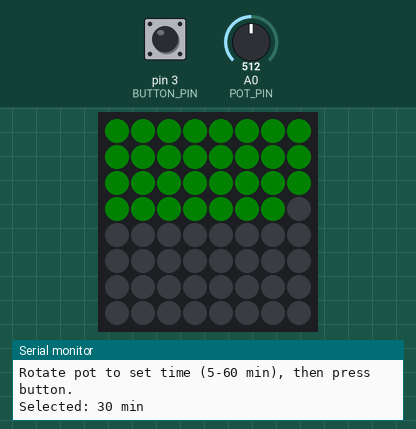
Simulated run of this sketch. Board: Arduino Uno, built with avr-gcc and run on an emulated ATmega328P. Parts: 8×8 RGB LED matrix (first LED top left, wired row by row), the last lines printed to the serial monitor. The test bench sets the inputs (shaded band); at power-on: pin 3 (BUTTON_PIN) HIGH, A0 (POT_PIN) = 512. Dim RGB values are drawn brighter than linear.

Above: at 3.3 s.
3.4 s: pin 3 (BUTTON_PIN) pulled LOW for 0.15 s
At 4.6 s:
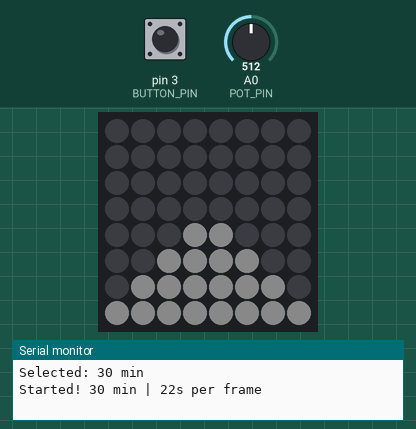
5.0 s: pin 3 (BUTTON_PIN) pulled LOW for 1 s
At 6.0 s:
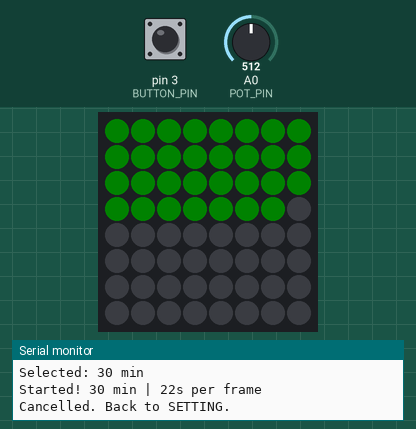
7.5 s: A0 (POT_PIN) set to 1023
At 8.7 s:
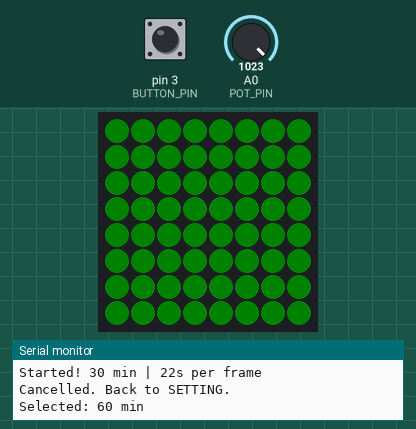
9.0 s: A0 (POT_PIN) set to 900
At 9.4 s:
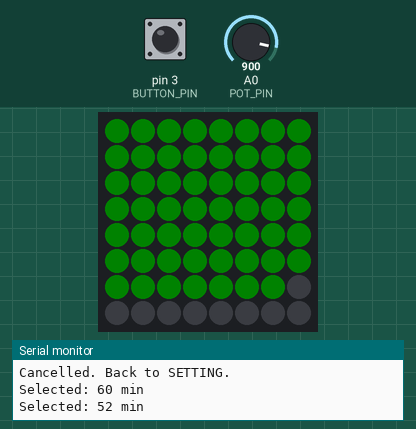
10.5 s: A0 (POT_PIN) set to 716
At 11.3 s:
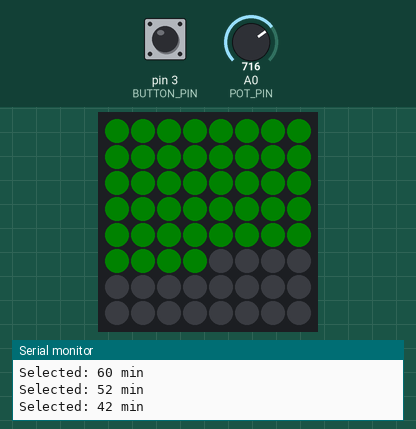
12.0 s: pin 3 (BUTTON_PIN) pulled LOW for 3.2 s
At 12.6 s:
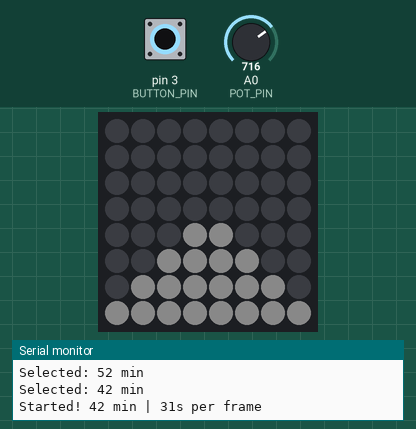
Timing chart, 0 to 15.0 s (numbered marks = the images above; inputs shaded):
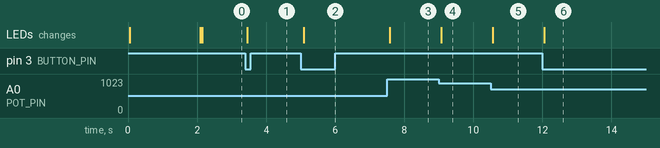

Measured:
- after the input at 3.4 s, the LEDs: change after 0.06 s (image 1)
- after the input at 5.0 s, the LEDs: change after 0.09 s (image 2)
- after the input at 7.5 s, the LEDs: change after 0.08 s (image 3)
- after the input at 9.0 s, the LEDs: change after 0.07 s (image 4)
- after the input at 10.5 s, the LEDs: change after 0.06 s (image 5)
- after the input at 12.0 s, the LEDs: change after 0.06 s (image 6)

The sketch:

pomodoro_matrix.ino
```cpp
// ================================================================
//  POMODORO MATRIX TIMER  –  NeoPixel / FastLED_NeoMatrix edition
//  Hardware : Arduino Uno/Nano
//             Adafruit NeoMatrix 8×8 (WS2812 / NeoPixel)
//             Potentiometer on A0
//             Momentary push-button on D3 (active LOW, uses pullup)
//
//  Libraries required (install via Library Manager):
//    • FastLED
//    • FastLED_NeoMatrix
//    • Adafruit GFX Library
//
//  HOW IT WORKS:
//    SETTING  – Rotate pot to pick 5–60 min.
//               Matrix shows a green fill bar (more = more time).
//               Press button to lock time in and start.
//    RUNNING  – Steps through 80 pixel-art frames, one per equal
//               slice of the total time you set.
//               e.g. 40 min ÷ 80 frames = 30 s per frame.
//               Press button at any time to cancel back to SETTING.
//    DONE     – Shows a "done" image. Press button to reset.
//
//  ADDING YOUR PIXEL ART:
//    1. Open https://xantorohara.github.io/led-editor/
//    2. Draw your 8×8 image, copy the uint64_t hex value shown.
//    3. Paste it into frames[] below.
//    4. Set a colour for that frame in frameColors[] using
//       matrix->Color(R, G, B) — handy COL_* constants are defined
//       near the top of the sketch.
//    Bit layout: MSB byte = row 0 (top), bit 7 = col 0 (left).
// ================================================================

#include <FastLED.h>
#include <FastLED_NeoMatrix.h>
#include <Adafruit_GFX.h>

// ----------------------------------------------------------------
//  PIN CONFIGURATION
// ----------------------------------------------------------------
#define MATRIX_PIN   8    // NeoMatrix data-in pin
#define BUTTON_PIN   3    // Digital – connect pin to GND via button
#define POT_PIN      A0   // Analog  – wiper of potentiometer

// ----------------------------------------------------------------
//  MATRIX SETUP
//  Adjust the layout flags to match how your matrix is wired.
//  Common alternatives for the 4th constructor argument:
//    NEO_MATRIX_BOTTOM + NEO_MATRIX_LEFT  + NEO_MATRIX_ROWS + NEO_MATRIX_ZIGZAG
//    NEO_MATRIX_TOP    + NEO_MATRIX_LEFT  + NEO_MATRIX_ROWS + NEO_MATRIX_PROGRESSIVE
// ----------------------------------------------------------------
#define MATRIX_W  8
#define MATRIX_H  8
#define NUMPIXELS (MATRIX_W * MATRIX_H)

CRGB leds[NUMPIXELS];

FastLED_NeoMatrix *matrix = new FastLED_NeoMatrix(
  leds, MATRIX_W, MATRIX_H,
  NEO_MATRIX_TOP    + NEO_MATRIX_LEFT +
  NEO_MATRIX_ROWS   + NEO_MATRIX_PROGRESSIVE + NEO_MATRIX_ZIGZAG
);

// ----------------------------------------------------------------
//  HANDY COLOUR CONSTANTS  (RGB565)
//  Use these directly in frameColors[] below.
// ----------------------------------------------------------------
#define COL_WHITE   0xFFFF
#define COL_RED     0xF800
#define COL_GREEN   0x07E0
#define COL_BLUE    0x001F
#define COL_YELLOW  0xFFE0
#define COL_ORANGE  0xFD00
#define COL_CYAN    0x07FF
#define COL_MAGENTA 0xF81F

// ----------------------------------------------------------------
//  TIMER PARAMETERS
// ----------------------------------------------------------------
#define NUM_IMAGES    80
#define MIN_MINUTES    1
#define MAX_MINUTES   60

// ----------------------------------------------------------------
//  PIXEL-ART FRAMES  (stored in flash via PROGMEM)
//
//  Replace each 0x0000000000000000 with your own uint64_t value
//  from the LED editor linked above.
// ----------------------------------------------------------------
const uint64_t frames[] PROGMEM = {
  0x00000000183c7eff,
  0x00000000183c7ef7,
  0x00000008183c7ef7,
  0x00000800183c7ef7,
  0x00080000183c7ef7,
  0x08000000183c7ef7,
  0x08000000183c7ee7,
  0x08000008183c7ee7,
  0x08000800183c7ee7,
  0x08080000183c7ee7,
  0x18000000183c7ee7,
  0x18000000183c7ee3,
  0x18000008183c7ee3,
  0x18000800183c7ee3,
  0x18080000183c7ee3,
  0x1c000000183c7ee3,
  0x1c000000183c7ec3,
  0x1c000010183c7ec3,
  0x1c001000183c7ec3,
  0x1c100000183c7ec3,
  0x1c100000183c7ec3,
  0x1c100000183c7ec1,
  0x1c100008183c7ec1,
  0x1c100800183c7ec1,
  0x1c180000183c7ec1,
  0x3c100000183c7ec1,
  0x3c100000183c7e81,
  0x3c100010183c7e81,
  0x3c101000183c7e81,
  0x3c180000183c7e81,
  0x3c180000183c7e80,
  0x3c180008183c7e80,
  0x3c180800183c7e80,
  0x3c1c0000183c7e80,
  0x3e180000183c7e80,
  0x3e180000183c7e00,
  0x3e180010183c7e00,
  0x3e181000183c7e00,
  0x3e380000183c7e00,
  0x7e180000183c7e00,
  0x7e180000183c7600,
  0x7e180008183c7600,
  0x7e180800183c7600,
  0x7e1c0000183c7600,
  0x7e1c0000183c6600,
  0x7e1c0010183c6600,
  0x7e1c1000183c6600,
  0x7e3c0000183c6600,
  0x7e3c0000183c6200,
  0x7e3c0008183c6200,
  0x7e3c0800183c6200,
  0x7e3c0800183c4200,
  0x7e3c0810183c4200,
  0x7e3c1800183c4200,
  0x7e3c1800183c0200,
  0x7e3c1810183c0200,
  0x7e3c3800183c0200,
  0x7e7c1800183c0200,
  0xfe3c1800183c0200,
  0xfe3c1800183c0000,
  0xfe3c1808183c0000,
  0xfe3c1c00183c0000,
  0xfe3e1800183c0000,
  0xff3c1800183c0000,
  0xff3c180018340000,
  0xff3c180818340000,
  0xff3c1c0018340000,
  0xff3e180018340000,
  0xff3e180018240000,
  0xff3e181018240000,
  0xff3e380018240000,
  0xff7e180018240000,
  0xff7e180018040000,
  0xff7e181018040000,
  0xff7e380018040000,
  0xff7e380018000000,
  0xff7e380818000000,
  0xff7e3c0018000000,
  0xff7e3c0010000000,
  0xff7e3c0810000000,
  0xff7e3c1800000000
};

#define NUM_IMAGES (sizeof(frames) / sizeof(frames[0]))
// ----------------------------------------------------------------
//  PER-FRAME COLOURS  (RGB565, one per frame)
//  Use the COL_* constants above, or any 16-bit RGB565 value.
// ----------------------------------------------------------------
const uint16_t frameColors[NUM_IMAGES] PROGMEM = {
  COL_WHITE, // frame  0  ← change to any COL_* constant
  COL_WHITE, // frame  1
  COL_WHITE, // frame  2
  COL_WHITE, // frame  3
  COL_WHITE, // frame  4
  COL_WHITE, // frame  5
  COL_WHITE, // frame  6
  COL_WHITE, // frame  7
  COL_WHITE, // frame  8
  COL_WHITE, // frame  9
  COL_WHITE, // frame 10
  COL_WHITE, // frame 11
  COL_WHITE, // frame 12
  COL_WHITE, // frame 13
  COL_WHITE, // frame 14
  COL_WHITE, // frame 15
  COL_WHITE, // frame 16
  COL_WHITE, // frame 17
  COL_WHITE, // frame 18
  COL_WHITE, // frame 19
  COL_WHITE, // frame 20
  COL_WHITE, // frame 21
  COL_WHITE, // frame 22
  COL_WHITE, // frame 23
  COL_WHITE, // frame 24
  COL_WHITE, // frame 25
  COL_WHITE, // frame 26
  COL_WHITE, // frame 27
  COL_WHITE, // frame 28
  COL_WHITE, // frame 29
  COL_WHITE, // frame 30
  COL_WHITE, // frame 31
  COL_WHITE, // frame 32
  COL_WHITE, // frame 33
  COL_WHITE, // frame 34
  COL_WHITE, // frame 35
  COL_WHITE, // frame 36
  COL_WHITE, // frame 37
  COL_WHITE, // frame 38
  COL_WHITE, // frame 39
  COL_WHITE, // frame 40
  COL_WHITE, // frame 41
  COL_WHITE, // frame 42
  COL_WHITE, // frame 43
  COL_WHITE, // frame 44
  COL_WHITE, // frame 45
  COL_WHITE, // frame 46
  COL_WHITE, // frame 47
  COL_WHITE, // frame 48
  COL_WHITE, // frame 49
  COL_WHITE, // frame 50
  COL_WHITE, // frame 51
  COL_WHITE, // frame 52
  COL_WHITE, // frame 53
  COL_WHITE, // frame 54
  COL_WHITE, // frame 55
  COL_WHITE, // frame 56
  COL_WHITE, // frame 57
  COL_WHITE, // frame 58
  COL_WHITE, // frame 59
  COL_WHITE, // frame 60
  COL_WHITE, // frame 61
  COL_WHITE, // frame 62
  COL_WHITE, // frame 63
  COL_WHITE, // frame 64
  COL_WHITE, // frame 65
  COL_WHITE, // frame 66
  COL_WHITE, // frame 67
  COL_WHITE, // frame 68
  COL_WHITE, // frame 69
  COL_WHITE, // frame 70
  COL_WHITE, // frame 71
  COL_WHITE, // frame 72
  COL_WHITE, // frame 73
  COL_WHITE, // frame 74
  COL_WHITE, // frame 75
  COL_WHITE, // frame 76
  COL_WHITE, // frame 77
  COL_WHITE, // frame 78
  COL_WHITE, // frame 79
};

// Shown when session finishes — simple checkmark, green.
// Replace the uint64_t with your own "done" art if preferred.
const uint64_t doneImage PROGMEM = 0x3048840201000000ULL;

// ----------------------------------------------------------------
//  STATE MACHINE
// ----------------------------------------------------------------
enum State { SETTING, RUNNING, STATE_DONE }; // NOTE: "DONE" is reserved by FastLED on AVR
State currentState = SETTING;

int           selectedMinutes = 25;
int           currentFrame    = 0;
unsigned long frameStartTime  = 0;
unsigned long frameDuration   = 0; // ms per frame

// ----------------------------------------------------------------
//  BUTTON  –  debounced, returns true exactly once per press
// ----------------------------------------------------------------
#define DEBOUNCE_MS 50

bool          rawButtonLast = HIGH;
bool          stableButton  = HIGH;
unsigned long debounceTimer = 0;

bool buttonJustPressed() {
  bool reading = digitalRead(BUTTON_PIN);
  if (reading != rawButtonLast) {
    debounceTimer = millis();
    rawButtonLast = reading;
  }
  if ((millis() - debounceTimer) > DEBOUNCE_MS) {
    if (reading != stableButton) {
      stableButton = reading;
      if (reading == LOW) return true;
    }
  }
  return false;
}

// ----------------------------------------------------------------
//  PROGMEM HELPERS
// ----------------------------------------------------------------
uint64_t getFrame(int i) {
  uint64_t v;
  memcpy_P(&v, &frames[i], sizeof(uint64_t));
  return v;
}

uint16_t getColor(int i) {
  uint16_t v;
  memcpy_P(&v, &frameColors[i], sizeof(uint16_t));
  return v;
}

uint64_t getDoneImage() {
  uint64_t v;
  memcpy_P(&v, &doneImage, sizeof(uint64_t));
  return v;
}

// ----------------------------------------------------------------
//  DRAWING HELPERS
// ----------------------------------------------------------------
// ----------------------------------------------------------------
//  TOMATO STARTUP SPRITE
//  0 = off, 1 = green, 2 = red
// ----------------------------------------------------------------
const uint8_t tomatoSprite[64] PROGMEM = {

  0,0,2,2,2,2,0,0,
  0,2,2,2,2,2,2,0,
  2,2,2,2,2,2,2,2,
  2,2,2,2,2,2,2,2,
  2,2,2,2,2,2,2,2,
  1,2,2,1,2,1,2,1,
  1,1,1,1,1,1,1,1,
  0,1,1,1,1,1,1,0
};

// ----------------------------------------------------------------
//  DRAW TOMATO
// ----------------------------------------------------------------
void drawTomato() {

  matrix->fillScreen(0);

  for(int y=0;y<8;y++){
    for(int x=0;x<8;x++){

      uint8_t p = pgm_read_byte(&tomatoSprite[y*8+x]);

      if(p==1)
        matrix->drawPixel(x,y,matrix->Color(0,255,0));

      if(p==2)
        matrix->drawPixel(x,y,matrix->Color(255,0,0));
    }
  }

  matrix->show();
}
// Render a uint64_t bitmap with a given RGB565 foreground colour.
void drawImage(uint64_t img, uint16_t color) {
  matrix->fillScreen(0);
  for (int row = 0; row < 8; row++) {
    uint8_t rowBits = (uint8_t)(img >> (56 - row * 8));
    for (int col = 0; col < 8; col++) {
      if (rowBits & (0x80 >> col)) {
        matrix->drawPixel(col, row, color);
      }
    }
  }
  matrix->show();
}

// Green fill bar for SETTING mode.
// 5 min = 1 lit pixel, 60 min = all 64 pixels lit.
void drawSettingBar(int minutes) {
  int litPixels = map(minutes, MIN_MINUTES, MAX_MINUTES, 1, 64);
  matrix->fillScreen(0);
  uint16_t barColor = matrix->Color(0, 200, 50);
  for (int i = 0; i < litPixels; i++) {
    matrix->drawPixel(i % 8, i / 8, barColor);
  }
  matrix->show();
}

// ----------------------------------------------------------------
//  SETUP
// ----------------------------------------------------------------
void setup() {
  pinMode(BUTTON_PIN, INPUT_PULLUP);
  Serial.begin(9600);

  FastLED.addLeds<NEOPIXEL, MATRIX_PIN>(leds, NUMPIXELS);
  matrix->begin();
  matrix->setBrightness(10);

  // show tomato splash
  drawTomato();
  delay(2000);

  // then show timer setup screen
  drawSettingBar(selectedMinutes);

  Serial.println(F("=== Pomodoro NeoMatrix Timer ==="));
  Serial.println(F("Rotate pot to set time (5-60 min), then press button."));
}

// ----------------------------------------------------------------
//  MAIN LOOP
// ----------------------------------------------------------------
void loop() {
  switch (currentState) {

    // ------------------------------------------------------------
    case SETTING:
    // ------------------------------------------------------------
    {
      int newMinutes = map(analogRead(POT_PIN), 0, 1023,
                           MIN_MINUTES, MAX_MINUTES);
      if (newMinutes != selectedMinutes) {
        selectedMinutes = newMinutes;
        drawSettingBar(selectedMinutes);
        Serial.print(F("Selected: "));
        Serial.print(selectedMinutes);
        Serial.println(F(" min"));
      }

      if (buttonJustPressed()) {
        frameDuration  = ((unsigned long)selectedMinutes * 60UL * 1000UL)
                         / NUM_IMAGES;
        currentFrame   = 0;
        frameStartTime = millis();
        currentState   = RUNNING;
        drawImage(getFrame(0), getColor(0));

        Serial.print(F("Started! "));
        Serial.print(selectedMinutes);
        Serial.print(F(" min | "));
        Serial.print(frameDuration / 1000UL);
        Serial.println(F("s per frame"));
      }
      break;
    }

    // ------------------------------------------------------------
    case RUNNING:
    // ------------------------------------------------------------
    {
      if (millis() - frameStartTime >= frameDuration) {
        currentFrame++;
        if (currentFrame >= NUM_IMAGES) {
          currentState = STATE_DONE;
          drawImage(getDoneImage(), COL_GREEN);
          Serial.println(F("Session complete! Press button to reset."));
        } else {
          frameStartTime = millis();
          drawImage(getFrame(currentFrame), getColor(currentFrame));
          Serial.print(F("Frame "));
          Serial.print(currentFrame);
          Serial.print('/');
          Serial.println(NUM_IMAGES - 1);
        }
      }

      if (buttonJustPressed()) {
        currentState   = SETTING;
        selectedMinutes = map(analogRead(POT_PIN), 0, 1023,
                              MIN_MINUTES, MAX_MINUTES);
        drawSettingBar(selectedMinutes);
        Serial.println(F("Cancelled. Back to SETTING."));
      }
      break;
    }

    // ------------------------------------------------------------
    case STATE_DONE:
    // ------------------------------------------------------------
    {
      if (buttonJustPressed()) {
        currentState   = SETTING;
        selectedMinutes = map(analogRead(POT_PIN), 0, 1023,
                              MIN_MINUTES, MAX_MINUTES);
        drawSettingBar(selectedMinutes);
        Serial.println(F("Ready for next session."));
      }
      break;
    }
  }
}
```
